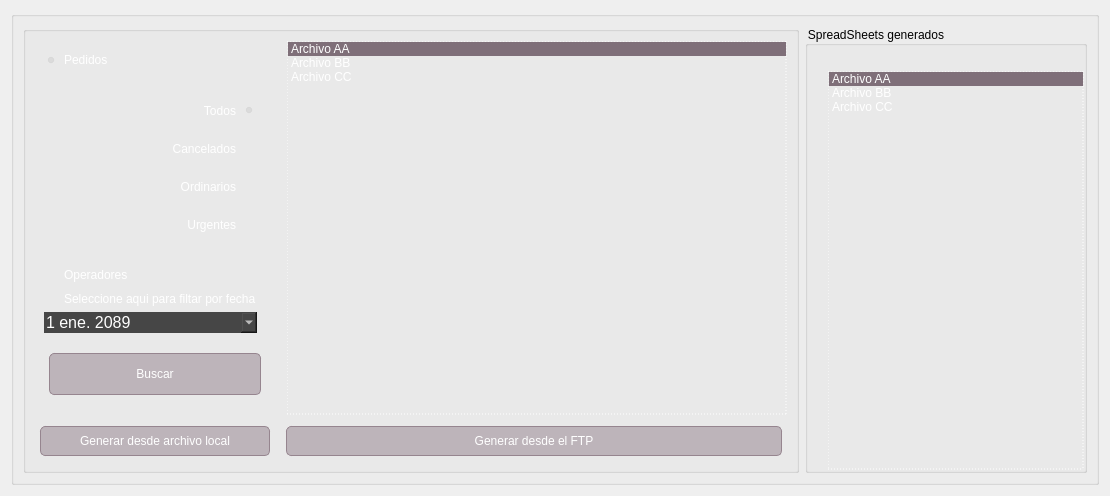
      <widget class="QWidget" name="interfaz">
       <property name="sizePolicy">
        <sizepolicy hsizetype="Expanding" vsizetype="Expanding">
         <horstretch>0</horstretch>
         <verstretch>0</verstretch>
        </sizepolicy>
       </property>
       <property name="maximumSize">
        <size>
         <width>12345</width>
         <height>12345</height>
        </size>
       </property>
       <attribute name="title">
        <string>Generar SS</string>
       </attribute>
       <layout class="QGridLayout" name="gridLayout_29">
        <item row="0" column="0">
         <widget class="QGroupBox" name="groupBox_2">
          <property name="styleSheet">
           <string notr="true">background:transparent;</string>
          </property>
          <property name="title">
           <string/>
          </property>
          <layout class="QGridLayout" name="gridLayout_2">
           <item row="0" column="0">
            <widget class="QGroupBox" name="groupBox_20">
             <property name="sizePolicy">
              <sizepolicy hsizetype="Expanding" vsizetype="Expanding">
               <horstretch>0</horstretch>
               <verstretch>0</verstretch>
              </sizepolicy>
             </property>
             <property name="minimumSize">
              <size>
               <width>0</width>
               <height>0</height>
              </size>
             </property>
             <property name="maximumSize">
              <size>
               <width>12345</width>
               <height>12345</height>
              </size>
             </property>
             <property name="styleSheet">
              <string notr="true">background:transparent;</string>
             </property>
             <property name="title">
              <string/>
             </property>
             <layout class="QGridLayout" name="gridLayout">
              <item row="0" column="0">
               <widget class="QFrame" name="frame_3">
                <property name="minimumSize">
                 <size>
                  <width>150</width>
                  <height>0</height>
                 </size>
                </property>
                <property name="styleSheet">
                 <string notr="true">background:transparent;</string>
                </property>
                <property name="frameShape">
                 <enum>QFrame::NoFrame</enum>
                </property>
                <property name="frameShadow">
                 <enum>QFrame::Raised</enum>
                </property>
                <layout class="QGridLayout" name="gridLayout_3">
                 <item row="0" column="0">
                  <widget class="QRadioButton" name="radioButtonInterfasePochtecaPedidos">
                   <property name="styleSheet">
                    <string notr="true">color:white;</string>
                   </property>
                   <property name="text">
                    <string>Pedidos</string>
                   </property>
                   <property name="checked">
                    <bool>true</bool>
                   </property>
                  </widget>
                 </item>
                 <item row="4" column="0">
                  <widget class="QPushButton" name="btnFiltroFechas">
                   <property name="styleSheet">
                    <string notr="true">QPushButton{
font:11pt &quot;Roboto&quot;;
background:rgba(150, 133, 143, 133);
margin: 5px;
color:  rgb(255,255,255);
border: 1px solid rgb(150, 133, 143);
border-radius: 5px;
width: 200px;
height: 40px;}



QPushButton:pressed{
font: 11pt &quot;Roboto&quot;;
margin: 5px;
color: rgb(255,255,255);
background:rgba(198,168,184,222);
border: 0px solid rgba(190, 219, 189, 33);
border-radius: 5px;
width: 200px;
height: 40px;}</string>
                   </property>
                   <property name="text">
                    <string>Buscar</string>
                   </property>
                  </widget>
                 </item>
                 <item row="2" column="0">
                  <widget class="QRadioButton" name="radioButtonInterfasePochtecaOperadores">
                   <property name="styleSheet">
                    <string notr="true">color:white;</string>
                   </property>
                   <property name="text">
                    <string>Operadores</string>
                   </property>
                  </widget>
                 </item>
                 <item row="3" column="0">
                  <widget class="QFrame" name="frame_27">
                   <property name="minimumSize">
                    <size>
                     <width>150</width>
                     <height>0</height>
                    </size>
                   </property>
                   <property name="styleSheet">
                    <string notr="true">background:transparent; margin-top:0px;</string>
                   </property>
                   <property name="frameShape">
                    <enum>QFrame::NoFrame</enum>
                   </property>
                   <property name="frameShadow">
                    <enum>QFrame::Raised</enum>
                   </property>
                   <layout class="QGridLayout" name="gridLayout_12">
                    <property name="leftMargin">
                     <number>0</number>
                    </property>
                    <property name="topMargin">
                     <number>0</number>
                    </property>
                    <property name="verticalSpacing">
                     <number>-1</number>
                    </property>
                    <item row="1" column="0">
                     <widget class="QCheckBox" name="filtrarFechas">
                      <property name="styleSheet">
                       <string notr="true">color:white;</string>
                      </property>
                      <property name="text">
                       <string>Seleccione aqui para filtar por fecha</string>
                      </property>
                     </widget>
                    </item>
                    <item row="2" column="0">
                     <widget class="QDateEdit" name="dateEditPochteca">
                      <property name="styleSheet">
                       <string notr="true">font: 16px;
color: rgb(255,255,255);
border: 0px solid rgba(143, 234, 79,90);
background-color: rgb(70,70,70);</string>
                      </property>
                      <property name="locale">
                       <locale language="Spanish" country="Mexico"/>
                      </property>
                      <property name="buttonSymbols">
                       <enum>QAbstractSpinBox::NoButtons</enum>
                      </property>
                      <property name="calendarPopup">
                       <bool>true</bool>
                      </property>
                      <property name="date">
                       <date>
                        <year>2089</year>
                        <month>1</month>
                        <day>1</day>
                       </date>
                      </property>
                     </widget>
                    </item>
                   </layout>
                  </widget>
                 </item>
                 <item row="1" column="0">
                  <widget class="QFrame" name="frame_2">
                   <property name="minimumSize">
                    <size>
                     <width>0</width>
                     <height>183</height>
                    </size>
                   </property>
                   <property name="layoutDirection">
                    <enum>Qt::RightToLeft</enum>
                   </property>
                   <property name="styleSheet">
                    <string notr="true">margin-left:0px;</string>
                   </property>
                   <property name="frameShape">
                    <enum>QFrame::StyledPanel</enum>
                   </property>
                   <property name="frameShadow">
                    <enum>QFrame::Raised</enum>
                   </property>
                   <layout class="QGridLayout" name="gridLayout_14">
                    <item row="0" column="0">
                     <widget class="QRadioButton" name="radioButtonInterfasePochtecaTodos">
                      <property name="styleSheet">
                       <string notr="true">color:white; padding-left:0px;</string>
                      </property>
                      <property name="text">
                       <string>Todos</string>
                      </property>
                      <property name="checked">
                       <bool>true</bool>
                      </property>
                     </widget>
                    </item>
                    <item row="1" column="0">
                     <widget class="QRadioButton" name="radioButtonInterfasePochtecaCancelados">
                      <property name="styleSheet">
                       <string notr="true">color:white; padding-left:0px;</string>
                      </property>
                      <property name="text">
                       <string>Cancelados</string>
                      </property>
                     </widget>
                    </item>
                    <item row="2" column="0">
                     <widget class="QRadioButton" name="radioButtonInterfasePochtecaOrdinarios">
                      <property name="styleSheet">
                       <string notr="true">color:white; padding-left:0px;</string>
                      </property>
                      <property name="text">
                       <string>Ordinarios</string>
                      </property>
                     </widget>
                    </item>
                    <item row="3" column="0">
                     <widget class="QRadioButton" name="radioButtonInterfasePochtecaUrgentes">
                      <property name="styleSheet">
                       <string notr="true">color:white; padding-left:0px;</string>
                      </property>
                      <property name="text">
                       <string>Urgentes</string>
                      </property>
                      <property name="checked">
                       <bool>false</bool>
                      </property>
                     </widget>
                    </item>
                   </layout>
                  </widget>
                 </item>
                </layout>
               </widget>
              </item>
              <item row="3" column="1" colspan="2">
               <widget class="QPushButton" name="pushButtonInterfasePochtecaGenera">
                <property name="sizePolicy">
                 <sizepolicy hsizetype="Maximum" vsizetype="Maximum">
                  <horstretch>0</horstretch>
                  <verstretch>0</verstretch>
                 </sizepolicy>
                </property>
                <property name="maximumSize">
                 <size>
                  <width>12345</width>
                  <height>40</height>
                 </size>
                </property>
                <property name="styleSheet">
                 <string notr="true">QPushButton{
font:11pt &quot;Roboto&quot;;
background:rgba(150, 133, 143, 133);
margin: 5px;
color:  rgb(255,255,255);
border: 1px solid rgb(150, 133, 143);
border-radius: 5px;
width: 200px;
height: 40px;}



QPushButton:pressed{
font: 11pt &quot;Roboto&quot;;
margin: 5px;
color: rgb(255,255,255);
background:rgba(198,168,184,222);
border: 0px solid rgba(190, 219, 189, 33);
border-radius: 5px;
width: 200px;
height: 40px;}</string>
                </property>
                <property name="text">
                 <string>Generar desde el FTP</string>
                </property>
               </widget>
              </item>
              <item row="0" column="2" rowspan="2">
               <widget class="QListWidget" name="listWidgetPochtecaFTP">
                <property name="sizePolicy">
                 <sizepolicy hsizetype="Expanding" vsizetype="Expanding">
                  <horstretch>0</horstretch>
                  <verstretch>0</verstretch>
                 </sizepolicy>
                </property>
                <property name="minimumSize">
                 <size>
                  <width>500</width>
                  <height>0</height>
                 </size>
                </property>
                <property name="styleSheet">
                 <string notr="true">QListWidget{
color: white;
background:transparent;
font: 12pt &quot;Roboto&quot;;
border: 0.5px dotted white;
border-radius: 0px;
}

QListWidget::item:selected {
font: 12pt &quot;Roboto&quot;;
color: white;
background:rgb(111,93,104,222);
border: none;
}

</string>
                </property>
                <property name="verticalScrollBarPolicy">
                 <enum>Qt::ScrollBarAlwaysOff</enum>
                </property>
                <property name="horizontalScrollBarPolicy">
                 <enum>Qt::ScrollBarAlwaysOff</enum>
                </property>
                <property name="currentRow">
                 <number>0</number>
                </property>
                <item>
                 <property name="text">
                  <string>Archivo AA</string>
                 </property>
                </item>
                <item>
                 <property name="text">
                  <string>Archivo BB</string>
                 </property>
                </item>
                <item>
                 <property name="text">
                  <string>Archivo CC</string>
                 </property>
                </item>
               </widget>
              </item>
              <item row="3" column="0">
               <widget class="QPushButton" name="abrirLocal">
                <property name="maximumSize">
                 <size>
                  <width>16777215</width>
                  <height>40</height>
                 </size>
                </property>
                <property name="styleSheet">
                 <string notr="true">QPushButton{
font:11pt &quot;Roboto&quot;;
background:rgba(150, 133, 143, 133);
margin: 5px;
color:  rgb(255,255,255);
border: 1px solid rgb(150, 133, 143);
border-radius: 5px;
width: 200px;
height: 40px;}



QPushButton:pressed{
font: 11pt &quot;Roboto&quot;;
margin: 5px;
color: rgb(255,255,255);
background:rgba(198,168,184,222);
border: 0px solid rgba(190, 219, 189, 33);
border-radius: 5px;
width: 200px;
height: 40px;}</string>
                </property>
                <property name="text">
                 <string>Generar desde archivo local</string>
                </property>
               </widget>
              </item>
             </layout>
            </widget>
           </item>
           <item row="0" column="1">
            <widget class="QGroupBox" name="groupBox_21">
             <property name="sizePolicy">
              <sizepolicy hsizetype="Expanding" vsizetype="Expanding">
               <horstretch>0</horstretch>
               <verstretch>0</verstretch>
              </sizepolicy>
             </property>
             <property name="minimumSize">
              <size>
               <width>0</width>
               <height>0</height>
              </size>
             </property>
             <property name="maximumSize">
              <size>
               <width>12345</width>
               <height>16777215</height>
              </size>
             </property>
             <property name="styleSheet">
              <string notr="true">background:transparent;</string>
             </property>
             <property name="title">
              <string>SpreadSheets generados</string>
             </property>
             <layout class="QGridLayout" name="gridLayout_22">
              <property name="leftMargin">
               <number>20</number>
              </property>
              <property name="topMargin">
               <number>25</number>
              </property>
              <property name="rightMargin">
               <number>0</number>
              </property>
              <property name="bottomMargin">
               <number>0</number>
              </property>
              <property name="spacing">
               <number>0</number>
              </property>
              <item row="0" column="0" colspan="2">
               <widget class="QListWidget" name="listWidgetPochtecaHistorial">
                <property name="sizePolicy">
                 <sizepolicy hsizetype="Expanding" vsizetype="Expanding">
                  <horstretch>0</horstretch>
                  <verstretch>0</verstretch>
                 </sizepolicy>
                </property>
                <property name="styleSheet">
                 <string notr="true">QListWidget{
color: white;
background:transparent;
font: 12pt &quot;Roboto&quot;;
border: 0.5px dotted white;
border-radius: 0px;
}

QListWidget::item:selected {
font: 12pt &quot;Roboto&quot;;
color: white;
background:rgb(111,93,104,222);
border: none;
}

</string>
                </property>
                <property name="verticalScrollBarPolicy">
                 <enum>Qt::ScrollBarAlwaysOff</enum>
                </property>
                <property name="horizontalScrollBarPolicy">
                 <enum>Qt::ScrollBarAlwaysOff</enum>
                </property>
                <property name="currentRow">
                 <number>0</number>
                </property>
                <item>
                 <property name="text">
                  <string>Archivo AA</string>
                 </property>
                </item>
                <item>
                 <property name="text">
                  <string>Archivo BB</string>
                 </property>
                </item>
                <item>
                 <property name="text">
                  <string>Archivo CC</string>
                 </property>
                </item>
               </widget>
              </item>
             </layout>
            </widget>
           </item>
          </layout>
         </widget>
        </item>
       </layout>
      </widget>
